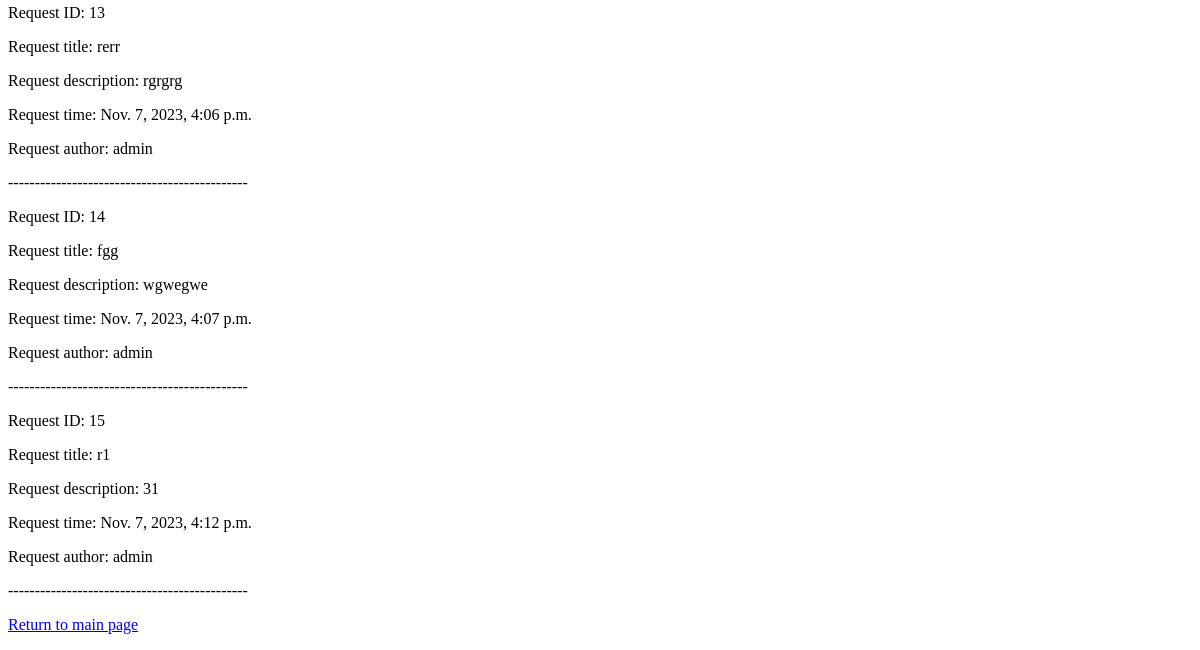
The app's page /requests/ (lower part), older data.
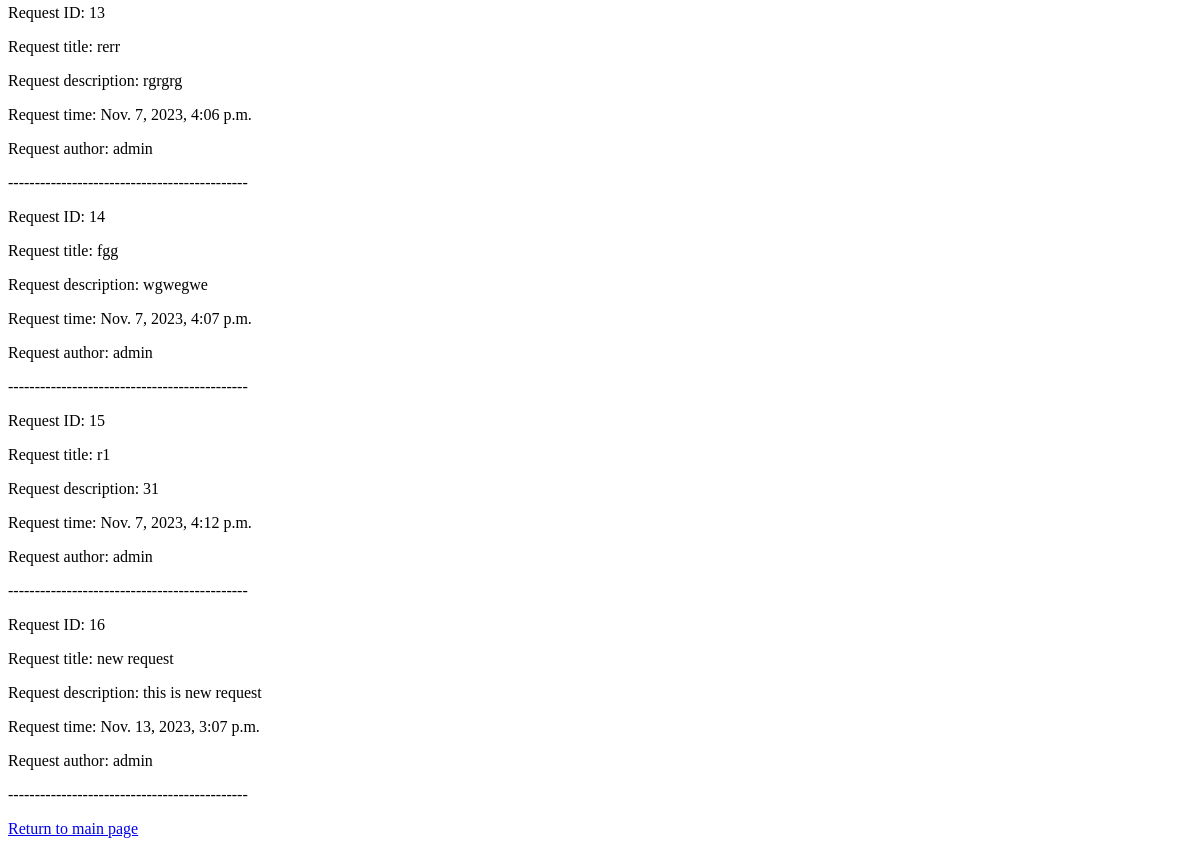
The same page, newer data.
### SomeRequests/models.py (models this page shows, shortened)
class UserRequest(models.Model):
    title = models.CharField(max_length=100)
    description = models.TextField(blank=True, null=False)
    created_at = models.DateTimeField(auto_now_add=True)
    user = models.ForeignKey(User, on_delete=models.PROTECT)

### SomeRequests/views.py (the view)
# urls.py: path('requests/', view_requests, name='requests'),
def view_requests(request: HttpRequest) -> HttpResponse:
    context = {
        'requests': UserRequest.objects.all()
    }
    return render(request, 'SomeRequests/view_requests.html', context=context)

### SomeRequests/templates/SomeRequests/view_requests.html (shortened to what this page needs)
{% extends "SomeRequests/base.html" %}
{% block body %}
    {% if request %}
    {% for request in requests %}
        <p>Request ID: {{request.pk}}</p>
        <p>Request title: {{request.title}}</p>
        <p>Request description: {{request.description}}</p>
        <p>Request time: {{request.created_at}}</p>
        <p>Request author: {{request.user.username}}</p>
        <p>---------------------------------------------</p>
    {% endfor %}
    {% else %}
        No requests yet
    {% endif %}
    <p>
        <a href="{% url 'SomeRequests:main_page' %}">
            Return to main page
        </a>
    </p>
{% endblock body %}

Row changes from the older to the newer data that the page shows:
added UserRequest: pk "16", title "new request", description "this is new request", created_at "Nov. 13, 2023, 3:07 p.m.", user.username "admin"
